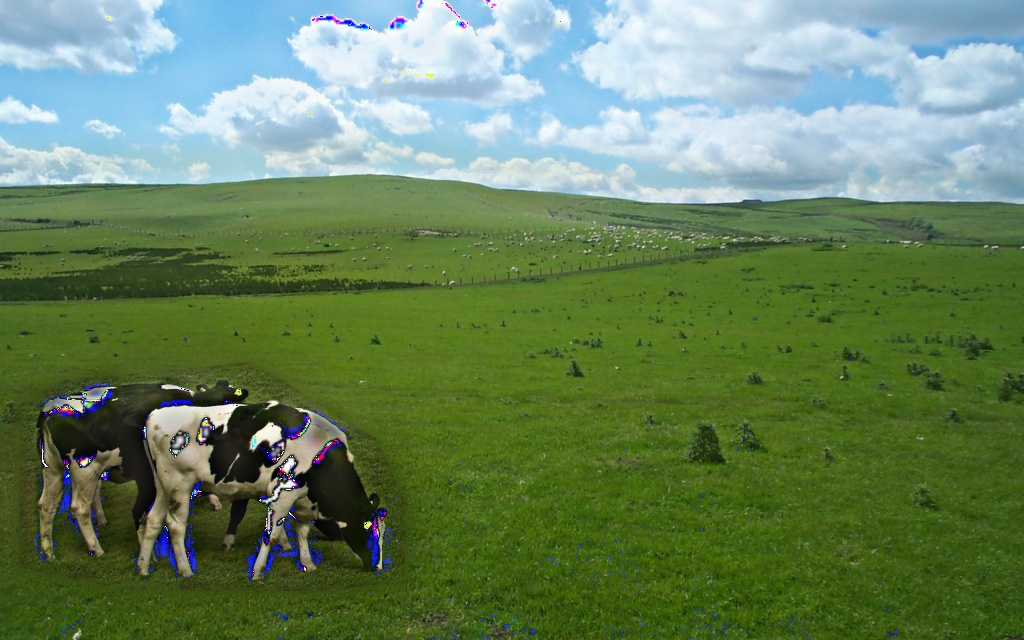
#> input picture Assignment2/Pyramid_blending_2_1.jpg, 1024 x 640 px
$ python blending_version1.py --image1 Pyramid_blending_2_1.jpg --image2 Pyramid_blending_2_1.jpg --mask Pyramid_blending_2_1.jpg
#> lines starting #> are read from the running program, lines starting #| are printed output that depends on the picture
import cv2
import os
import argparse
import pdb
import numpy as np
ap = argparse.ArgumentParser()
ap.add_argument("-I1", "--image1", required=True, help="Path to the image")
ap.add_argument("-I2", "--image2", required=True, help="Path to the image")
ap.add_argument("--mask", required=True, help="Path to the mask")
args = vars(ap.parse_args())

def downsample(image, sigma):
	#	pdb.set_trace()
	h, w = image.shape[0], image.shape[1]
	aspect_ratio = w/h
	scale = 2
	min_size = (50,50)
	image = cv2.GaussianBlur(image,(5,5),sigma**2)
	if (w < min_size[1] or h < min_size[0]) != True:
		width = int(image.shape[1]/scale)
		height = int(width/aspect_ratio)
		resized_image = cv2.resize(image, (width, height))
		return resized_image
	else:
		return image

def upsample(image, next_image):
	h, w = next_image.shape[0], next_image.shape[1]
	resized_image = cv2.resize(image, (w,h))
	return resized_image


I1 = cv2.imread(args["image1"])
#> I1 is the input picture: shape (640, 1024, 3); mean B, G, R 95.3, 131.6, 104.4
I2 = cv2.imread(args["image2"])

mask = cv2.imread(args["mask"])
print(I1.shape, I2.shape, mask.shape)
#| (640, 1024, 3) (640, 1024, 3) (640, 1024, 3)
mask = cv2.cvtColor(mask,cv2.COLOR_BGR2GRAY)
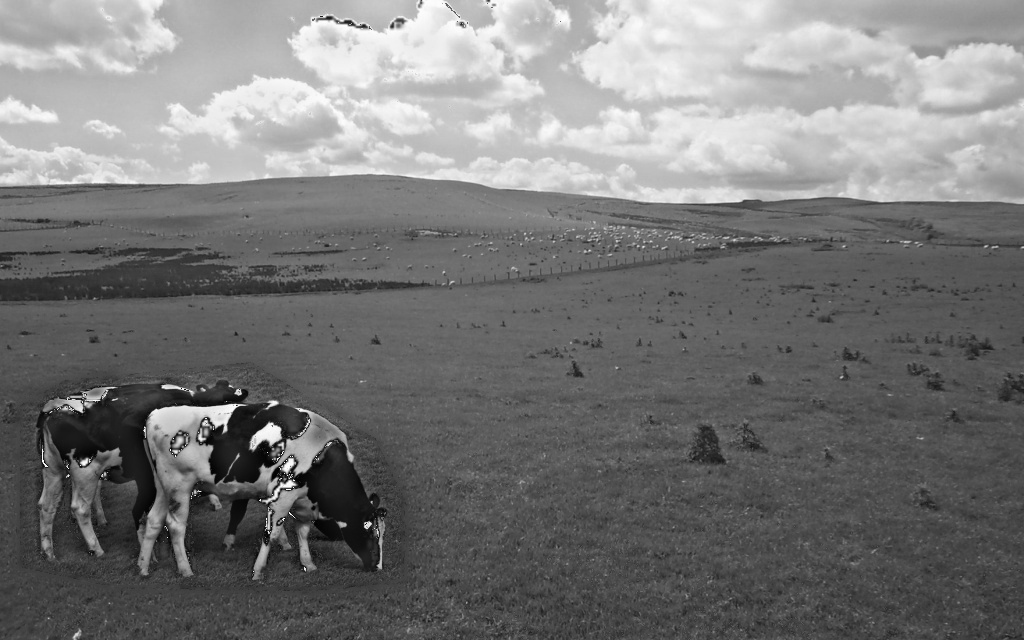
#> mask: shape (640, 1024); min 0, max 255, mean 119.3
mask_inv = cv2.bitwise_not(mask)
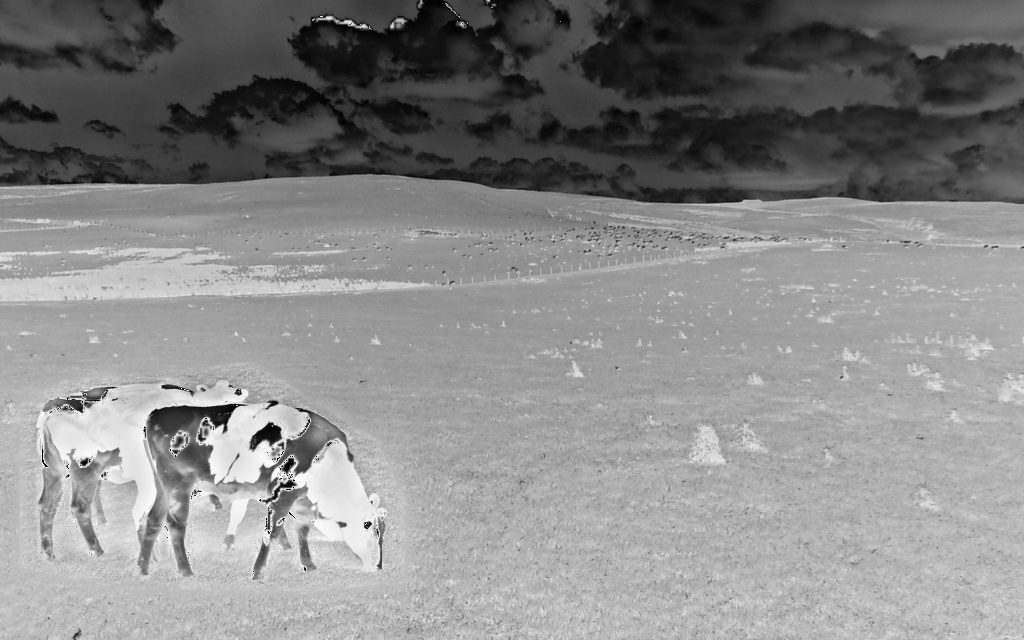
#> mask_inv: shape (640, 1024); min 0, max 255, mean 135.7
I1 = cv2.bitwise_and(I1, I1, mask = mask_inv)
I2 = cv2.bitwise_and(I2,I2, mask = mask)
cv2.imshow('masked',mask_inv)
cv2.waitKey(0)
A = I1.copy()
gpA = [A]
for i in range(4):
	A = downsample(A,i+1)
	gpA.append(A)
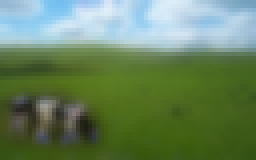
#> A: shape (40, 64, 3) (shown 4 times larger); mean of channels 0, 1, 2 95.9, 132.1, 105; drawn as B, G, R
#> after the loop, gpA = 5 items

B = I2.copy()
gpB = [B]
for i in range(4):
	B = downsample(B, i+1)
	gpB.append(B)
#> after the loop, gpB = 5 items


lpA = [gpA[-1]]
for i in range(3, 0, -1):
	GE = upsample(gpA[i], gpA[i-1])
		#pdb.set_trace()
	if gpA[i-1].shape != GE.shape:
		print ('dimension dont match')
		print(gpA[i-1].shape, GE.shape)
	else:
		print(gpA[i-1].shape, GE.shape)
		L = np.subtract(gpA[i-1],GE)
	lpA.append(L)
#> this loop made 3 passes
#> pass 1, `L = np.subtract(gpA[i-1],GE)`:
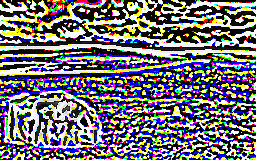
#> L: shape (160, 256, 3); mean of channels 0, 1, 2 119.5, 111.7, 115.9; drawn as B, G, R
#> after the loop, lpA = 4 items

lpB = [gpB[-1]]
for i in range(3, 0, -1):
	GE = upsample(gpB[i], gpB[i-1])
	if gpB[i-1].shape != GE.shape:
		print ('dimensions dont match')
		print(gpA[i-1].shape, GE.shape)
	else:
		print(gpA[i-1].shape, GE.shape)
		L = np.subtract(gpB[i-1],GE)
	lpB.append(L)
#> after the loop, lpB = 4 items

LS = []
for la,lb in zip(lpA,lpB):
	rows,cols,dpt = la.shape
	#pdb.set_trace()
	#ls = np.hstack((la[:,0:cols//2], lb[:,cols//2:]))
	ls = cv2.add(la,lb)
	#ls = np.hstack((la, lb))
	LS.append(ls)
#> this loop made 4 passes
#> (rows, cols) on passes 1 to 4: (40, 64), (160, 256), (320, 512), (640, 1024)
#> pass 3, `ls = cv2.add(la,lb)`:
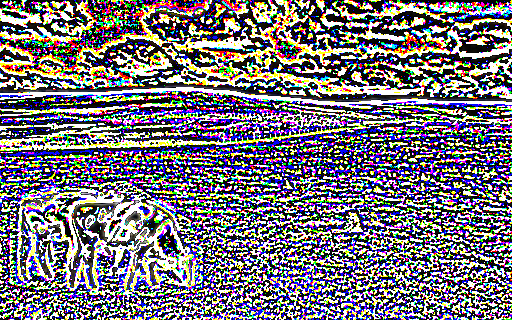
#> ls: shape (320, 512, 3); mean of channels 0, 1, 2 123.3, 115.8, 120; drawn as B, G, R
#> after the loop, LS = 4 items

ls_ = LS[0]
for i in range(1,4):
	#pdb.set_trace()
	ls_ = upsample(ls_, LS[i])
	ls_ = np.add(ls_, LS[i])
#> this loop made 3 passes
#> pass 1, in upsample (call 7), `resized_image = cv2.resize(image, (w,h))`:
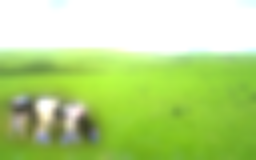
#> resized_image: shape (160, 256, 3); mean of channels 0, 1, 2 132.5, 215.3, 182.5; drawn as B, G, R
#> after the loop:
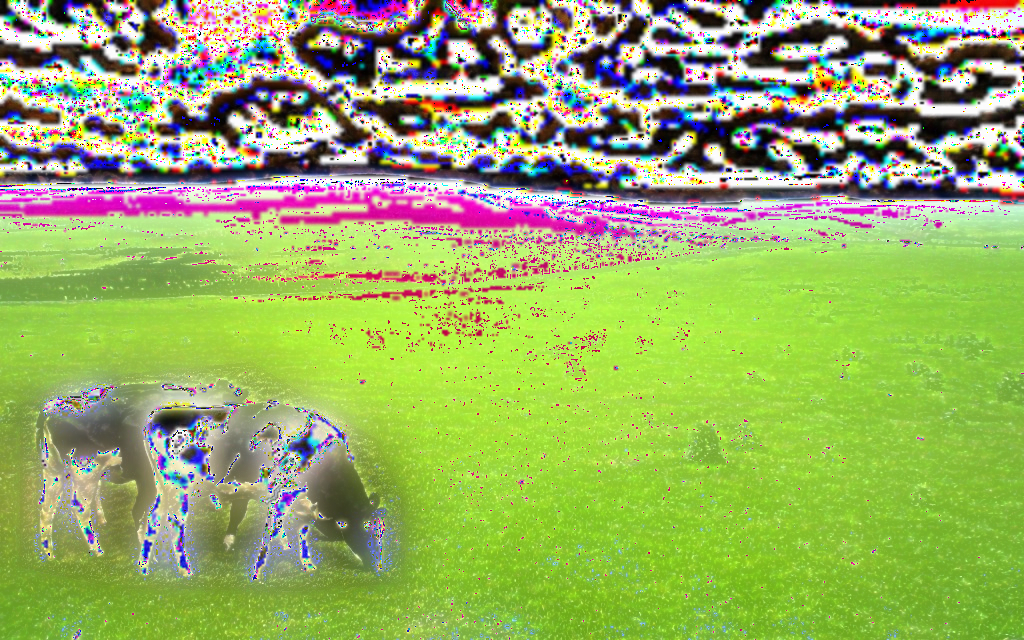
#> ls_: shape (640, 1024, 3); mean of channels 0, 1, 2 100.5, 174, 151.1; drawn as B, G, R
cv2.imwrite('Pyramid_blending_3.jpg',ls_)
